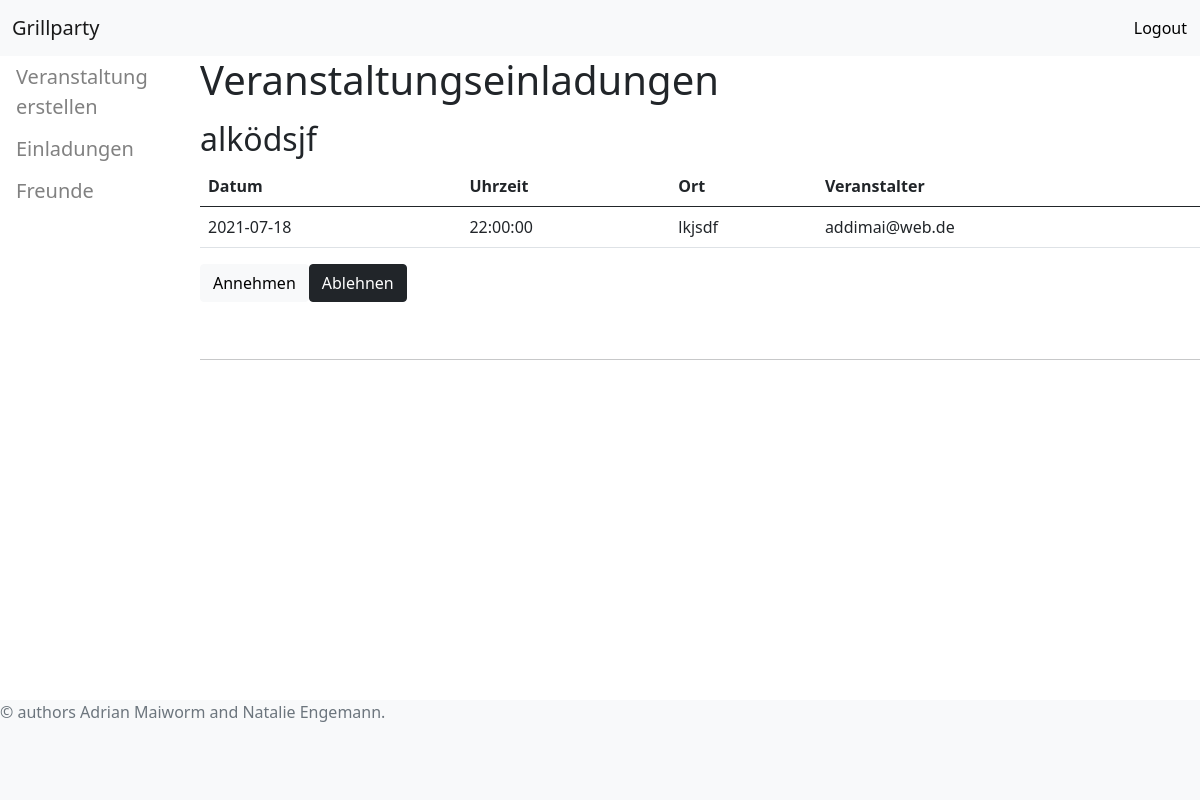
Page /invitations (signed in) on the committed database.
### tables this page shows
CREATE TABLE parties (
				id INTEGER NOT NULL PRIMARY KEY AUTOINCREMENT,
				title TEXT NOT NULL,
				date TEXT NOT NULL,
				time TEXT NOT NULL,
				address TEXT NOT NULL,
				owner TEXT NOT NULL,
				FOREIGN KEY (owner) REFERENCES users(mailaddress));

### main.py (the view)
@app.route('/invitations', methods=['POST', 'GET'])
def invitations():
    session._get_current_object.__name__
    user = session["user"]
    invites = select_open_party_invites(conn, cur, user)
    print(invites)
    if request.method == "POST":
        Submit = request.form.get("Submit")
        print(Submit)
        forward_message = "Moving Forward..."
        return redirect(url_for('accept', pid=Submit))
    return render_template('invitations.html', invites = invites)

### db_connection.py (called while the page is built)
def select_open_party_invites(conn, cur, user):
	script = """
	SELECT id, title, date, address, time, owner
	FROM parties
	WHERE parties.id
	IN (SELECT party_id FROM participants WHERE participant_mail = ? AND accepted = 0);
	"""
	parameters = [user]
	cur.execute(script, parameters)
	results = cur.fetchall()
	return results

### templates/invitations.html (shortened to what this page needs)
{% extends "dashboard.html" %}
{% block overview %}
<div class="container-1">
    <h1> Veranstaltungseinladungen</h1>
        {% for invite in invites %}
        <p>
            <h2>{{ invite[1] }}</h2>
        <table class = "table">
            <thead>
            <tr>
                <th scope="col">Datum</th>
                <th scope="col">Uhrzeit</th>
                <th scope="col">Ort</th>
                <th scope="col">Veranstalter</th>
            </tr>
        </thead>
        <tbody>
            <tr>
              <td>{{ invite[2] }}</td>
              <td>{{ invite[4] }}</td>
              <td>{{ invite[3] }}</td>
              <td>{{ invite[5] }}</td>
            </tr>
          </tbody>
        </table>
            <div class="buttons">
                <form  method="post">
                    <button name="Submit" type="submit" value="{{ invite[0] }}" class="btn btn-light">Annehmen</button>
                </form>
                <form action="/decline/" method="post">
                    <button name="Decline" type="submit" value="{{ invite[0] }}" class="btn btn-dark">Ablehnen</button>
                </form>
            </div>
        </p>
        <span class="badge badge-primary">{{ invite[3] }}</span>
        <hr>
        {% endfor %}
</div>
{% endblock %}

### static/css/dashboard.css (style rules this page uses)
.container-1 { margin-left: 200px; }
.buttons { display:flex; align-items: center; }

### rows in the picture
parties: title "alködsjf", date "2021-07-18", time "22:00:00", address "lkjsdf", owner "addimai@web.de", {{ invite[0] }} 2 (drawn)
